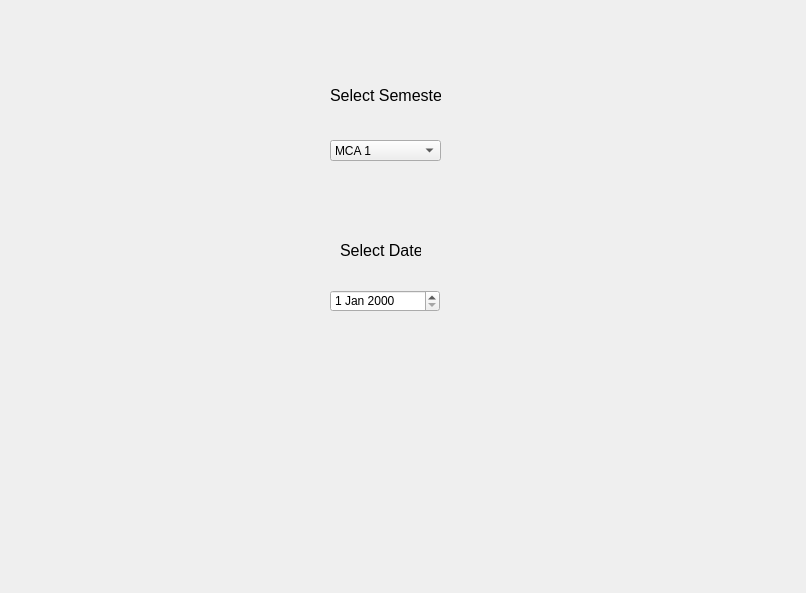
<?xml version="1.0" encoding="UTF-8"?>
<ui version="4.0">
 <class>UpdateAttend</class>
 <widget class="QWidget" name="UpdateAttend">
  <property name="geometry">
   <rect>
    <x>0</x>
    <y>0</y>
    <width>806</width>
    <height>593</height>
   </rect>
  </property>
  <property name="windowTitle">
   <string>Form</string>
  </property>
  <widget class="QLabel" name="semesterLabel">
   <property name="geometry">
    <rect>
     <x>330</x>
     <y>70</y>
     <width>111</width>
     <height>51</height>
    </rect>
   </property>
   <property name="font">
    <font>
     <pointsize>12</pointsize>
     <weight>50</weight>
     <bold>false</bold>
    </font>
   </property>
   <property name="text">
    <string>Select Semester</string>
   </property>
  </widget>
  <widget class="QComboBox" name="SemesterChoice">
   <property name="geometry">
    <rect>
     <x>330</x>
     <y>140</y>
     <width>111</width>
     <height>21</height>
    </rect>
   </property>
   <item>
    <property name="text">
     <string>MCA 1</string>
    </property>
   </item>
   <item>
    <property name="text">
     <string>MCA 2</string>
    </property>
   </item>
   <item>
    <property name="text">
     <string>MCA 3</string>
    </property>
   </item>
   <item>
    <property name="text">
     <string>MCA 4</string>
    </property>
   </item>
   <item>
    <property name="text">
     <string>MCA 5</string>
    </property>
   </item>
   <item>
    <property name="text">
     <string>MCA 6</string>
    </property>
   </item>
  </widget>
  <widget class="QDateEdit" name="SelectedDate">
   <property name="geometry">
    <rect>
     <x>330</x>
     <y>290</y>
     <width>110</width>
     <height>22</height>
    </rect>
   </property>
  </widget>
  <widget class="QLabel" name="DateLabel">
   <property name="geometry">
    <rect>
     <x>340</x>
     <y>240</y>
     <width>81</width>
     <height>21</height>
    </rect>
   </property>
   <property name="font">
    <font>
     <pointsize>12</pointsize>
     <weight>50</weight>
     <bold>false</bold>
    </font>
   </property>
   <property name="text">
    <string>Select Date</string>
   </property>
  </widget>
 </widget>
 <resources/>
 <connections/>
</ui>
